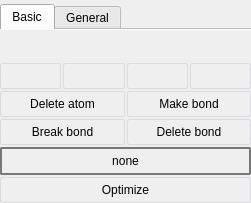
<?xml version="1.0" encoding="UTF-8"?>
<ui version="4.0">
 <class>BuildWorkPanel</class>
 <widget class="QWidget" name="BuildWorkPanel">
  <property name="geometry">
   <rect>
    <x>0</x>
    <y>0</y>
    <width>251</width>
    <height>203</height>
   </rect>
  </property>
  <property name="sizePolicy">
   <sizepolicy hsizetype="Preferred" vsizetype="Preferred">
    <horstretch>0</horstretch>
    <verstretch>0</verstretch>
   </sizepolicy>
  </property>
  <property name="windowTitle">
   <string>Build panel</string>
  </property>
  <property name="windowIcon">
   <iconset>
    <normaloff>:/images/StandardWorkPanels/build.png</normaloff>:/images/StandardWorkPanels/build.png</iconset>
  </property>
  <property name="whatsThis">
   <string/>
  </property>
  <property name="styleSheet">
   <string notr="true"> QPushButton {
     border: 1px solid #dadbde;
     background-color: qlineargradient(x1: 0, y1: 0, x2: 0, y2: 1,
                                       stop: 0 #dadbde, stop: 1 #f6f7fa);
     border-radius: 2px;
     min-width: 34px;
     min-height: 24px;
 }

 QPushButton:checked {
     border: 2px solid #777777;
 }</string>
  </property>
  <layout class="QGridLayout" name="gridLayout_2">
   <property name="leftMargin">
    <number>0</number>
   </property>
   <property name="topMargin">
    <number>4</number>
   </property>
   <property name="rightMargin">
    <number>0</number>
   </property>
   <property name="bottomMargin">
    <number>0</number>
   </property>
   <property name="spacing">
    <number>2</number>
   </property>
   <item row="1" column="0" colspan="2">
    <widget class="QFrame" name="frame">
     <property name="sizePolicy">
      <sizepolicy hsizetype="Preferred" vsizetype="Fixed">
       <horstretch>10</horstretch>
       <verstretch>0</verstretch>
      </sizepolicy>
     </property>
     <property name="frameShape">
      <enum>QFrame::NoFrame</enum>
     </property>
     <property name="frameShadow">
      <enum>QFrame::Raised</enum>
     </property>
     <layout class="QHBoxLayout">
      <property name="spacing">
       <number>2</number>
      </property>
      <property name="margin">
       <number>0</number>
      </property>
      <item>
       <widget class="QPushButton" name="order_1_0_PB">
        <property name="sizePolicy">
         <sizepolicy hsizetype="Minimum" vsizetype="Fixed">
          <horstretch>0</horstretch>
          <verstretch>0</verstretch>
         </sizepolicy>
        </property>
        <property name="focusPolicy">
         <enum>Qt::NoFocus</enum>
        </property>
        <property name="toolTip">
         <string comment="tooltipcomment">Single bond</string>
        </property>
        <property name="statusTip">
         <string comment="ststustipcomment"/>
        </property>
        <property name="whatsThis">
         <string comment="whatsthiscomment"/>
        </property>
        <property name="accessibleName">
         <string comment="ass name comment"/>
        </property>
        <property name="accessibleDescription">
         <string comment="assessible description comment"/>
        </property>
        <property name="text">
         <string/>
        </property>
        <property name="icon">
         <iconset>
          <normaloff>:/images/StandardWorkPanels/BuildWorkPanel/bond_1_0.png</normaloff>:/images/StandardWorkPanels/BuildWorkPanel/bond_1_0.png</iconset>
        </property>
        <property name="iconSize">
         <size>
          <width>37</width>
          <height>15</height>
         </size>
        </property>
        <property name="checkable">
         <bool>true</bool>
        </property>
        <property name="checked">
         <bool>false</bool>
        </property>
        <property name="autoExclusive">
         <bool>false</bool>
        </property>
        <property name="flat">
         <bool>true</bool>
        </property>
       </widget>
      </item>
      <item>
       <widget class="QPushButton" name="order_1_5_PB">
        <property name="sizePolicy">
         <sizepolicy hsizetype="Minimum" vsizetype="Fixed">
          <horstretch>0</horstretch>
          <verstretch>0</verstretch>
         </sizepolicy>
        </property>
        <property name="focusPolicy">
         <enum>Qt::NoFocus</enum>
        </property>
        <property name="text">
         <string/>
        </property>
        <property name="icon">
         <iconset>
          <normaloff>:/images/StandardWorkPanels/BuildWorkPanel/bond_1_5.png</normaloff>:/images/StandardWorkPanels/BuildWorkPanel/bond_1_5.png</iconset>
        </property>
        <property name="iconSize">
         <size>
          <width>37</width>
          <height>15</height>
         </size>
        </property>
        <property name="checkable">
         <bool>true</bool>
        </property>
        <property name="checked">
         <bool>false</bool>
        </property>
        <property name="autoExclusive">
         <bool>false</bool>
        </property>
        <property name="flat">
         <bool>true</bool>
        </property>
       </widget>
      </item>
      <item>
       <widget class="QPushButton" name="order_2_0_PB">
        <property name="sizePolicy">
         <sizepolicy hsizetype="Minimum" vsizetype="Fixed">
          <horstretch>0</horstretch>
          <verstretch>0</verstretch>
         </sizepolicy>
        </property>
        <property name="focusPolicy">
         <enum>Qt::NoFocus</enum>
        </property>
        <property name="toolTip">
         <string>Double bond</string>
        </property>
        <property name="text">
         <string/>
        </property>
        <property name="icon">
         <iconset>
          <normaloff>:/images/StandardWorkPanels/BuildWorkPanel/bond_2_0.png</normaloff>:/images/StandardWorkPanels/BuildWorkPanel/bond_2_0.png</iconset>
        </property>
        <property name="iconSize">
         <size>
          <width>37</width>
          <height>15</height>
         </size>
        </property>
        <property name="checkable">
         <bool>true</bool>
        </property>
        <property name="checked">
         <bool>false</bool>
        </property>
        <property name="autoExclusive">
         <bool>false</bool>
        </property>
        <property name="flat">
         <bool>true</bool>
        </property>
       </widget>
      </item>
      <item>
       <widget class="QPushButton" name="order_3_0_PB">
        <property name="sizePolicy">
         <sizepolicy hsizetype="Minimum" vsizetype="Minimum">
          <horstretch>0</horstretch>
          <verstretch>0</verstretch>
         </sizepolicy>
        </property>
        <property name="focusPolicy">
         <enum>Qt::NoFocus</enum>
        </property>
        <property name="toolTip">
         <string>Triple bond</string>
        </property>
        <property name="text">
         <string/>
        </property>
        <property name="icon">
         <iconset>
          <normaloff>:/images/StandardWorkPanels/BuildWorkPanel/bond_3_0.png</normaloff>:/images/StandardWorkPanels/BuildWorkPanel/bond_3_0.png</iconset>
        </property>
        <property name="iconSize">
         <size>
          <width>37</width>
          <height>15</height>
         </size>
        </property>
        <property name="checkable">
         <bool>true</bool>
        </property>
        <property name="checked">
         <bool>false</bool>
        </property>
        <property name="autoExclusive">
         <bool>false</bool>
        </property>
        <property name="flat">
         <bool>true</bool>
        </property>
       </widget>
      </item>
     </layout>
    </widget>
   </item>
   <item row="2" column="0">
    <widget class="QPushButton" name="deleteAtomPB">
     <property name="focusPolicy">
      <enum>Qt::NoFocus</enum>
     </property>
     <property name="text">
      <string>Delete atom</string>
     </property>
     <property name="checkable">
      <bool>true</bool>
     </property>
     <property name="flat">
      <bool>false</bool>
     </property>
    </widget>
   </item>
   <item row="2" column="1">
    <widget class="QPushButton" name="makeBondPB">
     <property name="focusPolicy">
      <enum>Qt::NoFocus</enum>
     </property>
     <property name="text">
      <string>Make bond</string>
     </property>
     <property name="checkable">
      <bool>true</bool>
     </property>
     <property name="flat">
      <bool>false</bool>
     </property>
    </widget>
   </item>
   <item row="3" column="0">
    <widget class="QPushButton" name="breakBondPB">
     <property name="focusPolicy">
      <enum>Qt::NoFocus</enum>
     </property>
     <property name="text">
      <string>Break bond</string>
     </property>
     <property name="checkable">
      <bool>true</bool>
     </property>
     <property name="flat">
      <bool>false</bool>
     </property>
    </widget>
   </item>
   <item row="3" column="1">
    <widget class="QPushButton" name="deleteBondPB">
     <property name="focusPolicy">
      <enum>Qt::NoFocus</enum>
     </property>
     <property name="text">
      <string>Delete bond</string>
     </property>
     <property name="checkable">
      <bool>true</bool>
     </property>
     <property name="flat">
      <bool>false</bool>
     </property>
    </widget>
   </item>
   <item row="4" column="0" colspan="2">
    <widget class="QPushButton" name="nonePB">
     <property name="text">
      <string>none</string>
     </property>
     <property name="checkable">
      <bool>true</bool>
     </property>
     <property name="checked">
      <bool>true</bool>
     </property>
    </widget>
   </item>
   <item row="5" column="0" colspan="2">
    <widget class="QPushButton" name="optimizePB">
     <property name="focusPolicy">
      <enum>Qt::NoFocus</enum>
     </property>
     <property name="styleSheet">
      <string notr="true"> QPushButton:pressed {
     background-color: qlineargradient(x1: 0, y1: 0, x2: 0, y2: 1,
                                       stop: 0 #f6f7fa, stop: 1 #dadbde);
 }</string>
     </property>
     <property name="text">
      <string>Optimize</string>
     </property>
    </widget>
   </item>
   <item row="0" column="0" colspan="2">
    <widget class="QTabWidget" name="tabWidget">
     <property name="sizePolicy">
      <sizepolicy hsizetype="Expanding" vsizetype="Minimum">
       <horstretch>0</horstretch>
       <verstretch>0</verstretch>
      </sizepolicy>
     </property>
     <property name="tabShape">
      <enum>QTabWidget::Rounded</enum>
     </property>
     <property name="currentIndex">
      <number>0</number>
     </property>
     <property name="iconSize">
      <size>
       <width>48</width>
       <height>48</height>
      </size>
     </property>
     <property name="elideMode">
      <enum>Qt::ElideNone</enum>
     </property>
     <property name="documentMode">
      <bool>true</bool>
     </property>
     <widget class="QWidget" name="basicTab">
      <property name="styleSheet">
       <string notr="true"/>
      </property>
      <attribute name="title">
       <string>Basic</string>
      </attribute>
      <layout class="QGridLayout">
       <property name="leftMargin">
        <number>2</number>
       </property>
       <property name="topMargin">
        <number>4</number>
       </property>
       <property name="rightMargin">
        <number>2</number>
       </property>
       <property name="bottomMargin">
        <number>4</number>
       </property>
       <property name="spacing">
        <number>2</number>
       </property>
      </layout>
     </widget>
     <widget class="QWidget" name="generalTab">
      <attribute name="title">
       <string>General</string>
      </attribute>
      <layout class="QGridLayout" name="gridLayout_1">
       <property name="margin">
        <number>0</number>
       </property>
       <property name="spacing">
        <number>0</number>
       </property>
       <item row="1" column="0">
        <spacer name="verticalSpacer_2">
         <property name="orientation">
          <enum>Qt::Vertical</enum>
         </property>
         <property name="sizeHint" stdset="0">
          <size>
           <width>20</width>
           <height>0</height>
          </size>
         </property>
        </spacer>
       </item>
       <item row="0" column="0">
        <widget class="QPushButton" name="periodicTablePB">
         <property name="font">
          <font>
           <weight>50</weight>
           <bold>false</bold>
           <underline>false</underline>
           <stylestrategy>PreferDefault</stylestrategy>
          </font>
         </property>
         <property name="focusPolicy">
          <enum>Qt::NoFocus</enum>
         </property>
         <property name="styleSheet">
          <string notr="true"> QPushButton:pressed {
     background-color: qlineargradient(x1: 0, y1: 0, x2: 0, y2: 1,
                                       stop: 0 #f6f7fa, stop: 1 #dadbde);
 }</string>
         </property>
         <property name="text">
          <string>X:</string>
         </property>
        </widget>
       </item>
       <item row="0" column="1">
        <widget class="QPushButton" name="changeZPB">
         <property name="focusPolicy">
          <enum>Qt::NoFocus</enum>
         </property>
         <property name="text">
          <string>A -&gt; X</string>
         </property>
         <property name="checkable">
          <bool>true</bool>
         </property>
        </widget>
       </item>
      </layout>
     </widget>
    </widget>
   </item>
  </layout>
 </widget>
 <resources/>
 <connections/>
</ui>
